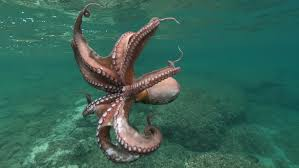
#> input picture Tp02/octobus.jpeg, 299 x 168 px
$ jupyter execute Lab02_computer_vision.ipynb   (older library calls are emulated)
#> lines starting #> are read from the running program, lines starting #| are printed output that depends on the picture
[cell 1]
import cv2
import numpy as np
import matplotlib.pyplot as plt

print("Libraries imported successfully ✅")

[cell 2]
from google.colab import files
uploaded = files.upload()
#> the answer given: octobus.jpeg

[cell 3]
# Change the filename below to your uploaded image
filename = list(uploaded.keys())[0]

# Read and convert image to RGB
img = cv2.imread(filename)
#> img is the input picture: shape (168, 299, 3); mean B, G, R 87.7, 101.5, 55.9
img_rgb = cv2.cvtColor(img, cv2.COLOR_BGR2RGB)

plt.imshow(img_rgb)
plt.title("Original Image")
plt.axis("off")
plt.show()

[cell 4]
# Define 3x3 Mean Filter
G1 = np.ones((3, 3), np.float32) / 9

# Apply filter
mean_filtered = cv2.filter2D(img_rgb, -1, G1)
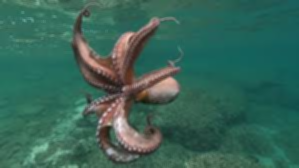
#> mean_filtered: shape (168, 299, 3); mean R, G, B 55.9, 101.5, 87.7

plt.imshow(mean_filtered)
plt.title("Mean Filtered (Blurred Image)")
plt.axis("off")
plt.show()

[cell 5]
G2 = np.array([[0, 0, 0],
               [0, 2, 0],
               [0, 0, 0]], np.float32)

G2_result = cv2.filter2D(img_rgb, -1, G2)
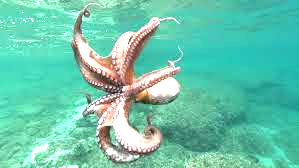
#> G2_result: shape (168, 299, 3); mean R, G, B 106.4, 198.9, 172.9

plt.imshow(G2_result)
plt.title("Intensity Multiplied by 2 (G2)")
plt.axis("off")
plt.show()

[cell 6]
G3 = np.array([[0, -1, 0],
               [-1, 5, -1],
               [0, -1, 0]], np.float32)

sharpened = cv2.filter2D(img_rgb, -1, G3)
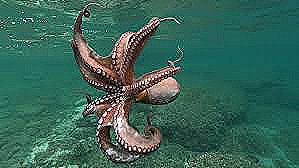
#> sharpened: shape (168, 299, 3); mean R, G, B 56.1, 101.6, 88

plt.imshow(sharpened)
plt.title("Sharpened Image (G3)")
plt.axis("off")
plt.show()

[cell 7]
G4 = np.array([[-1, -1, 0],
               [-1,  3, 0],
               [ 0,  0, 0]], np.float32)

G4_result = cv2.filter2D(img_rgb, -1, G4)
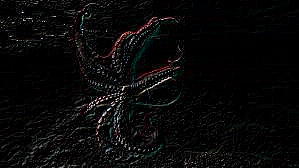
#> G4_result: shape (168, 299, 3); mean R, G, B 8.8, 8.5, 8.5

plt.imshow(G4_result)
plt.title("Filter G4 Result (Before Fixing Brightness)")
plt.axis("off")
plt.show()

# Fix by adding brightness offset
G4_fixed = np.clip(G4_result / 255.0 + 0.5, 0, 1)
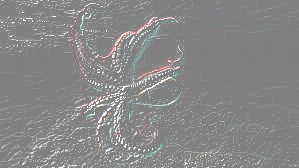
#> G4_fixed: shape (168, 299, 3) float64; mean R, G, B 0.533, 0.532, 0.532

plt.imshow(G4_fixed)
plt.title("Filter G4 Result (After Adding 0.5 Offset)")
plt.axis("off")
plt.show()

[cell 8]
blur_once = cv2.filter2D(img_rgb, -1, G1)
blur_twice = cv2.filter2D(blur_once, -1, G1)

plt.figure(figsize=(10,4))
plt.subplot(1,2,1)
plt.imshow(blur_once)
plt.title("Blurred Once")

plt.subplot(1,2,2)
plt.imshow(blur_twice)
plt.title("Blurred Twice")
plt.show()

[cell 9]
# Convert to grayscale
gray = cv2.cvtColor(img, cv2.COLOR_BGR2GRAY)
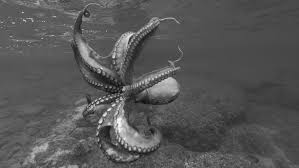
#> gray: shape (168, 299); min 8, max 252, mean 86.3

# Sobel horizontal (detect vertical edges)
sobel_x = cv2.Sobel(gray, cv2.CV_64F, 1, 0, ksize=3)
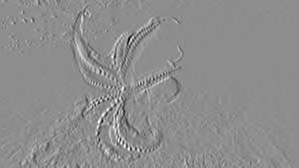
#> sobel_x: shape (168, 299) float64; min -628, max 501, mean -0.6; drawn with min black and max white

# Sobel vertical (detect horizontal edges)
sobel_y = cv2.Sobel(gray, cv2.CV_64F, 0, 1, ksize=3)
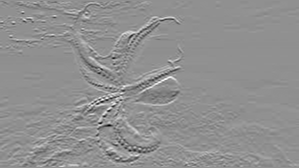
#> sobel_y: shape (168, 299) float64; min -663, max 507, mean 0.1; drawn with min black and max white

plt.figure(figsize=(10,4))
plt.subplot(1,2,1)
plt.imshow(sobel_x, cmap='gray')
plt.title("Sobel - Horizontal Edges")

plt.subplot(1,2,2)
plt.imshow(sobel_y, cmap='gray')
plt.title("Sobel - Vertical Edges")
plt.show()

# Combine both
sobel_combined = cv2.magnitude(sobel_x, sobel_y)
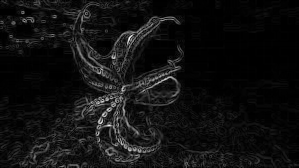
#> sobel_combined: shape (168, 299) float64; min 0, max 689.2, mean 46.9; drawn with min black and max white
plt.imshow(sobel_combined, cmap='gray')
plt.title("Sobel Combined (All Edges)")
plt.show()

# 🧾 Lab Report Summary

**Objective:** Understand image convolution and its applications.

**Tools Used:** Python, OpenCV, NumPy, Matplotlib (Google Colab).

**Filters Applied:**
- G1 → Mean Filter → Blurring / noise reduction
- G2 → Intensity multiplier → Brightens image
- G3 → Sharpening → Enhances edges
- G4 → Custom kernel → Detects specific patterns
- Sobel → Edge detection (horizontal & vertical)

**Observations:**
- Increasing filter size or reapplying filters enhances their effect.
- Sobel filters are especially useful for object boundary detection.

[cell 10]
import numpy as np
import cv2
import matplotlib.pyplot as plt

# Create a simple 5x5 grayscale image
img = np.array([[10,10,80,80,80],
                [10,10,80,80,80],
                [10,10,80,80,80],
                [10,10,80,80,80],
                [10,10,80,80,80]], dtype=np.float32)

# Mean filter kernel
G1 = np.ones((3,3), np.float32) / 9

# Apply convolution
blurred = cv2.filter2D(img, -1, G1)

print("Blurred image:\n", blurred)
plt.imshow(blurred, cmap='gray')
plt.title("Blurred Result")
plt.show()
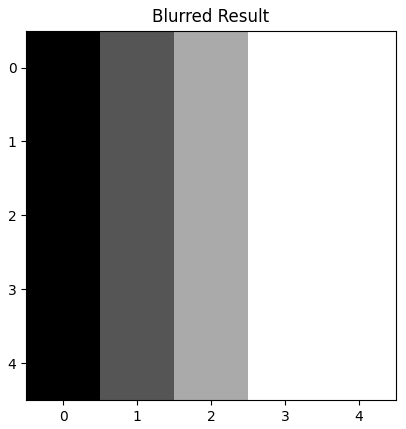
#> figure drawn by matplotlib, 1 panel
